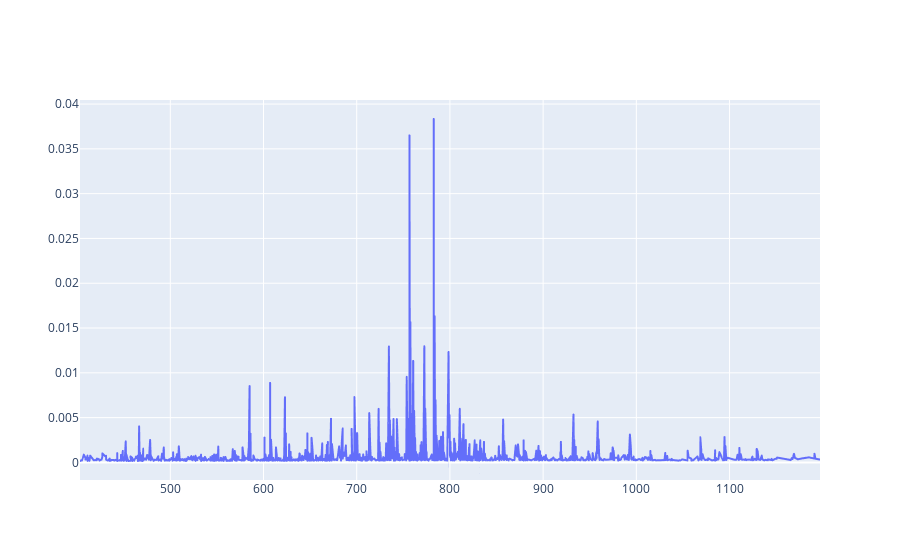

Notebook code for this chart:
### Markdown cell above
### Per pixel spectra

### Code cell
test = spectra.return_spectrum_per_pixel(
    1071, data.get_array_spectra(slice_index=1), data.get_array_lookup_pixels(slice_index=1)
)
fig = go.Figure([go.Scattergl(x=test[0], y=test[1])],)
fig.show(config=dict(displayModeBar=False))

### Figure 1 — Plotly figure (JSON) as saved in the notebook; plotly's stock layout.template omitted (floating-point values rounded to 4 significant figures; data arrays with more than 128 entries replaced by an {"elided": "..."} marker saying what was removed)
{"data": [{"type": "scattergl", "x": {"elided": "1356 float values"}, "y": {"elided": "1356 float values"}}], "layout": {}}
